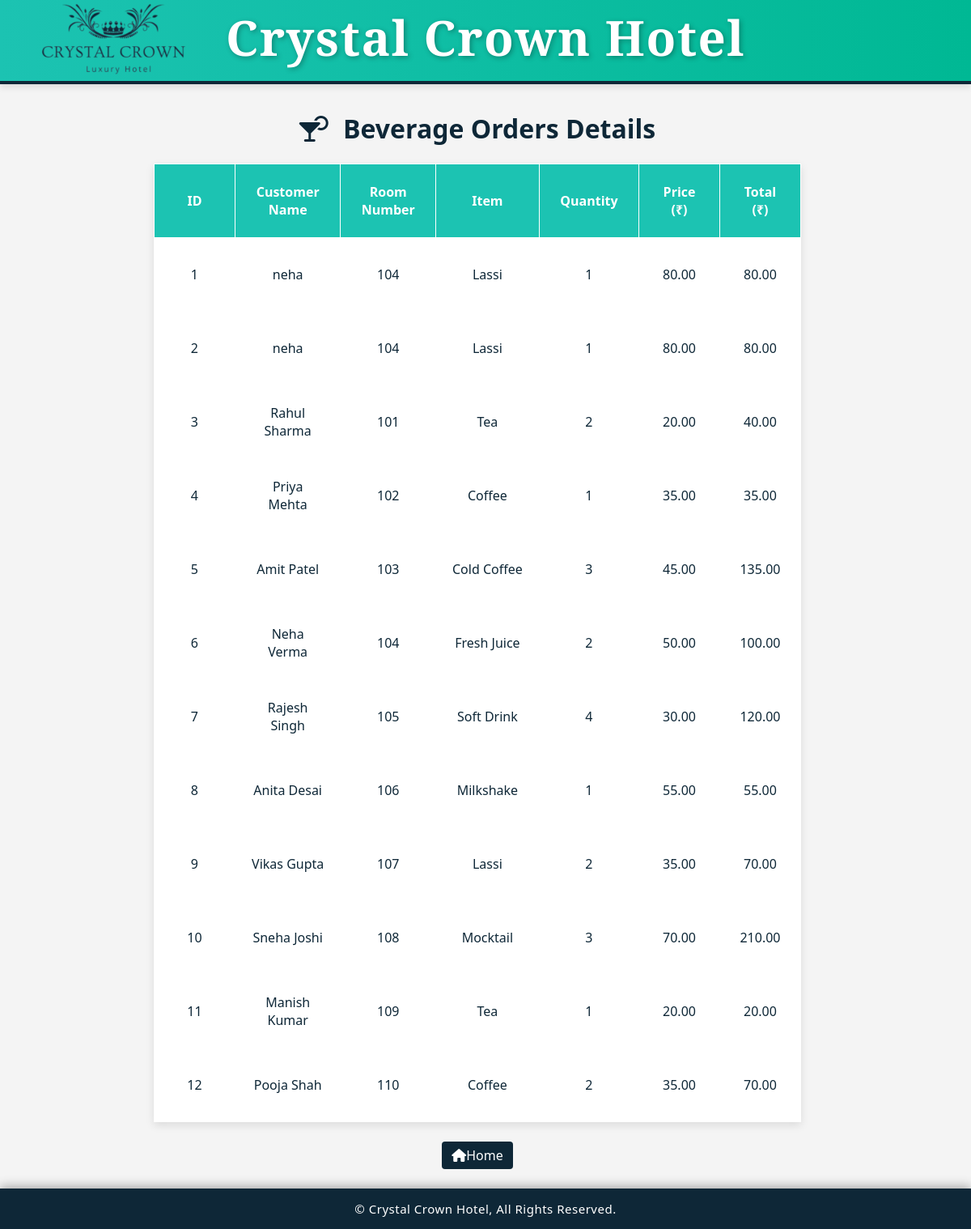
Page /project/admin/beverages_master.php on the earlier database version.
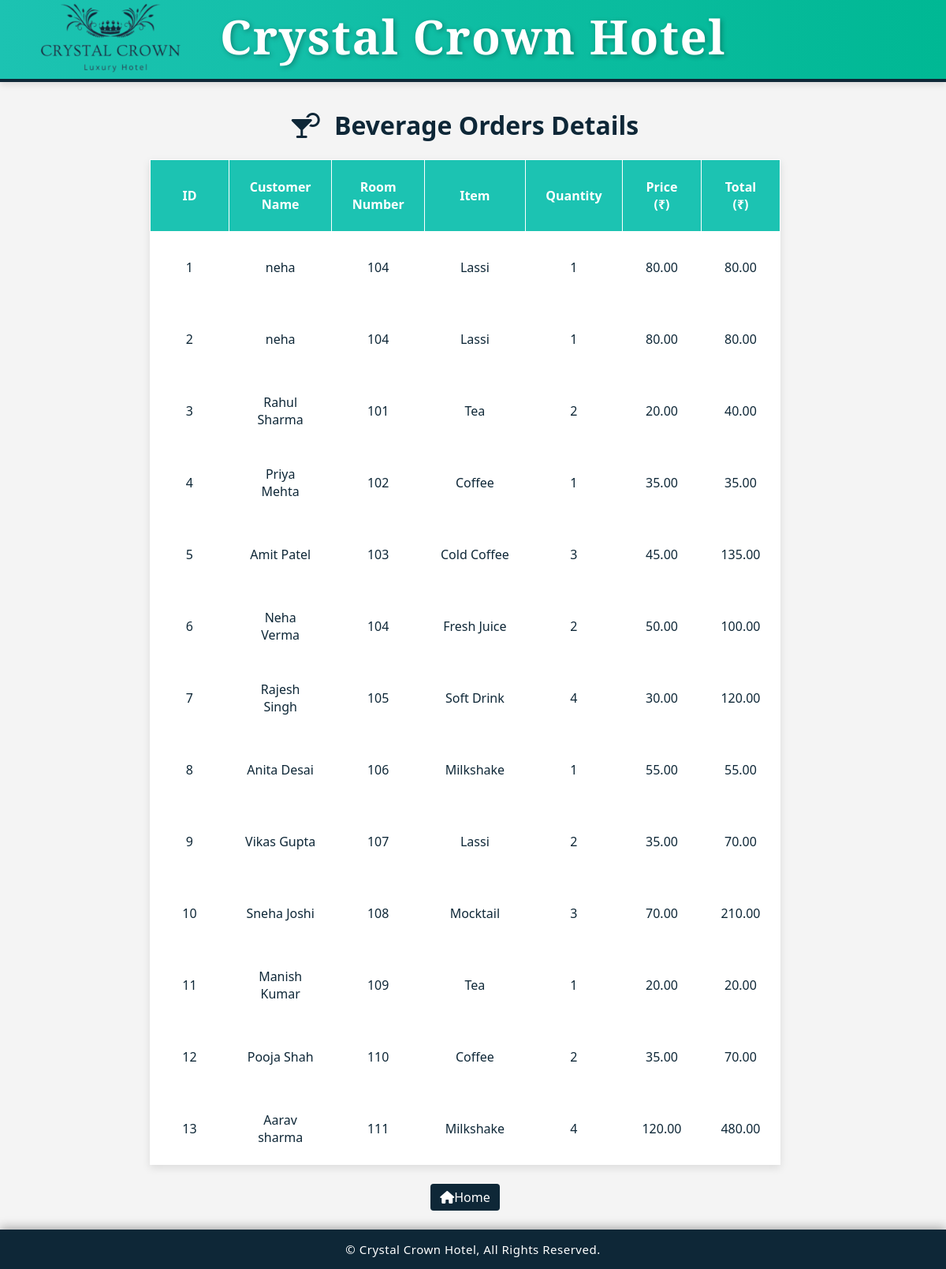
Same page on the later database version.
### tables this page shows
CREATE TABLE `beverages_orders` (
  `id` int(11) NOT NULL,
  `customer_name` varchar(100) DEFAULT NULL,
  `room_number` varchar(20) DEFAULT NULL,
  `item` varchar(100) DEFAULT NULL,
  `quantity` int(11) DEFAULT NULL,
  `price` decimal(10,2) DEFAULT NULL,
  `total` decimal(10,2) DEFAULT NULL,
  `order_time` timestamp NOT NULL DEFAULT current_timestamp()
);

### project/admin/beverages_master.php (the view, shortened to what this page needs)
<?php
include ("header.php");
$conn = mysqli_connect("localhost", "root", "", "crystal_crown_hotel");
$result = mysqli_query($conn, "SELECT * FROM beverages_orders");
?>
<!DOCTYPE html>
<html lang="en">
<head>
    <link rel="stylesheet" href="https://cdnjs.cloudflare.com/ajax/libs/font-awesome/6.5.0/css/all.min.css">
    <link rel="stylesheet" href="design.css" />
</head>
<body>
<link rel="stylesheet" href="https://cdnjs.cloudflare.com/ajax/libs/font-awesome/6.4.0/css/all.min.css" />
<center><h1>
<br><br>  <i class="fas fa-cocktail" style="margin-right: 10px;"></i> Beverage Orders Details
</h1></center>
    <table>
        <tr>
            <th>ID</th>
            <th>Customer Name</th>
            <th>Room Number</th>
            <th>Item</th>
            <th>Quantity</th>
            <th>Price (₹)</th>
            <th>Total (₹)</th>
        </tr>
        <?php
        if (mysqli_num_rows($result) > 0) {
            while ($row = mysqli_fetch_assoc($result)) {
                echo "<tr>
                    <td>{$row['id']}</td>
                    <td>{$row['customer_name']}</td>
                    <td>{$row['room_number']}</td>
                    <td>{$row['item']}</td>
                    <td>{$row['quantity']}</td>
                    <td>{$row['price']}</td>
                    <td>{$row['total']}</td>
                </tr>";
            }
        } else {
            echo "<tr><td colspan='7'>No Beverage orders found.</td></tr>";
        }
        ?>
    </table>
</body>
<?php include("footer.php"); ?>
<section class='btn'>
                   <a href='index.php'><i class='fas fa-home'></i>Home</a>
                   </section>
</html>

Differences in the rows shown:
added beverages_orders: id "13", customer_name "Aarav sharma", room_number "111", item "Milkshake", quantity "4", price "120.00", total "480.00"
